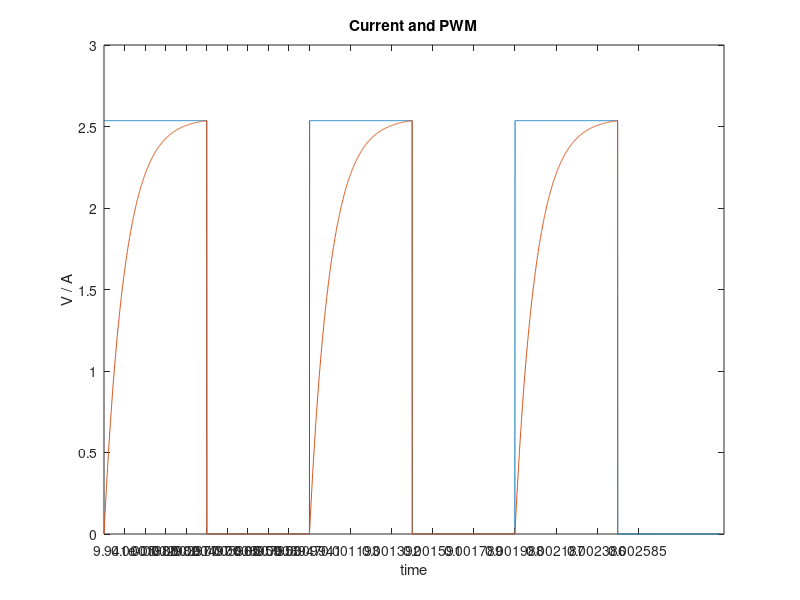

The MATLAB source for this figure: (Note: this script raises an error after producing the figure.)
clc
clear

V = 12;
R = 4.7;
L = 26.7*17.5*10^-6;
tau = L/R;

leng = 2*5*tau*3;

t = 0:0.000001:leng;
t2 = 0:0.000001:5*tau;
t3 = 10*tau:0.000001:15*tau;
t4 = 20*tau:0.000001:25*tau;

i = (V/R)*(1-exp((-R*t2)/L));
i2 = (V/R)*(1-exp((-R*(t3-5*tau))/L));
i3 = (V/R)*(1-exp((-R*(t4-5*tau))/L));

y = 0.5*max(i)*square(2*pi*t / (2*5*tau)) + 0.5*max(i);

% current = figure('Name','float_me','Position',[10 10 0.7*600 0.7*200]);
% plot(t,i);
% xlim([0 5*10^(-4)])
% line([0 6*tau],[2.53648 2.53648],'LineStyle','--','Color','k');
% title('Current through motor');
% ylabel('(ampere)');
% xlabel('time');
% xticks([tau 2*tau 3*tau 4*tau 5*tau])
% xticklabels(["$\tau$","$2\tau$","$3\tau$","$4\tau$","$5\tau$"])
% 
% Plot2LaTeX(current,'img/current');

linecolor = [0.8500, 0.3250, 0.0980];

curpwm = figure('Name','float_me','Position',[10 10 0.7*600 0.7*200]);
plot(t,y)
hold on
plot(t2, i, 'Color', linecolor)
hold on
plot(t3, i, 'Color', linecolor)
hold on
plot(t4, i, 'Color', linecolor)
hold off
line([5*tau 5*tau],[0 max(i)],'Color',linecolor)
line([5*tau 10*tau],[0 0],'Color',linecolor)
line([15*tau 15*tau],[0 max(i)],'Color',linecolor)
line([15*tau 20*tau],[0 0],'Color',linecolor)
line([25*tau 25*tau],[0 max(i)],'Color',linecolor)
title('Current and PWM');
ylabel('V / A');
xlabel('time');
xticks([tau 2*tau 3*tau 4*tau 5*tau 6*tau 7*tau 8*tau 9*tau 10*tau 12*tau 14*tau  16*tau  18*tau  20*tau 22*tau 24*tau 26*tau])
xticklabels(["$\tau$","$2\tau$","$3\tau$","$4\tau$","$5\tau$","$6\tau$","$7\tau$","$8\tau$","$9\tau$","$10\tau$","$12\tau$","$14\tau$","$16\tau$","$18\tau$","$20\tau$","$22\tau$","$24\tau$","$26\tau$"])

ylim([0 max(i)+0.5])
xlim([0 25*tau])

legend('Voltage [V]','Current [A]')


Plot2LaTeX(curpwm,'img/curpwm');


